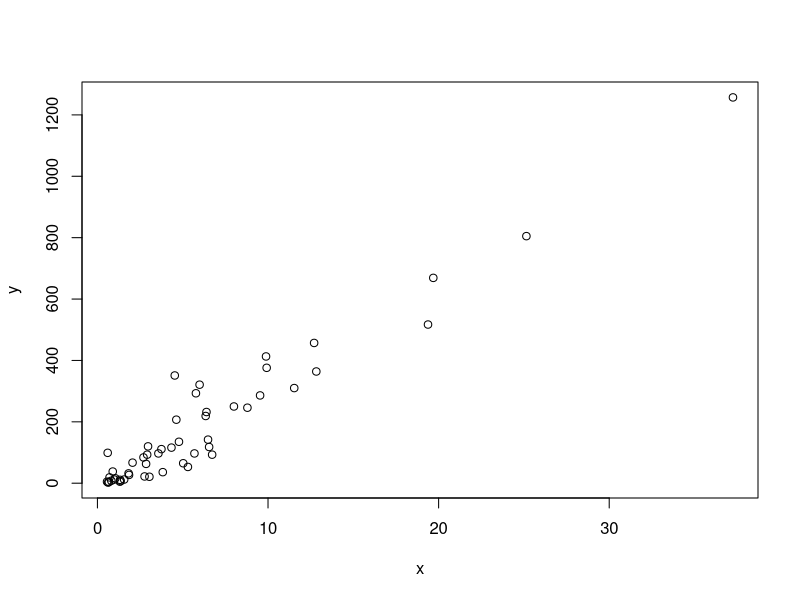
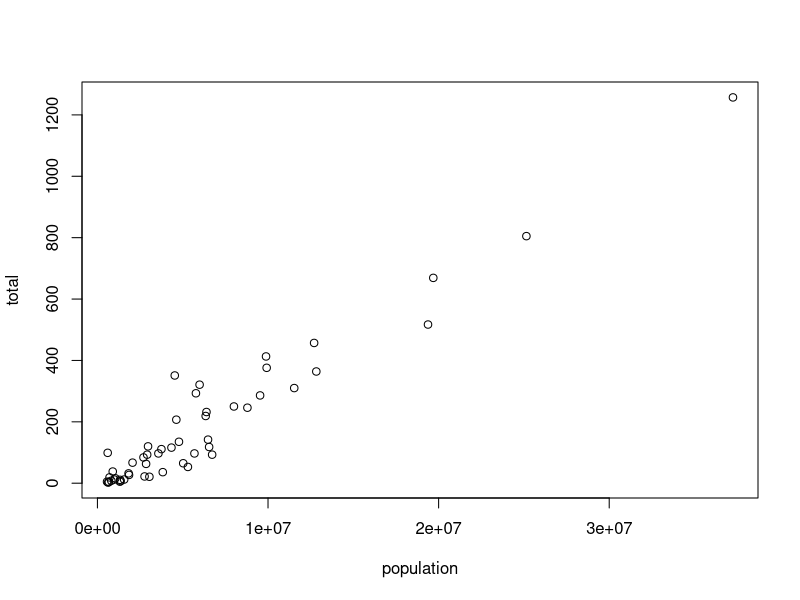
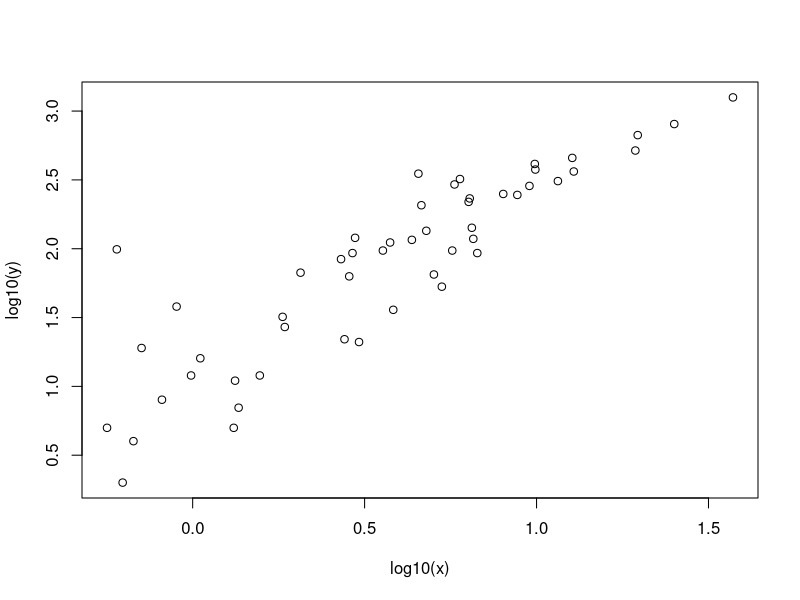
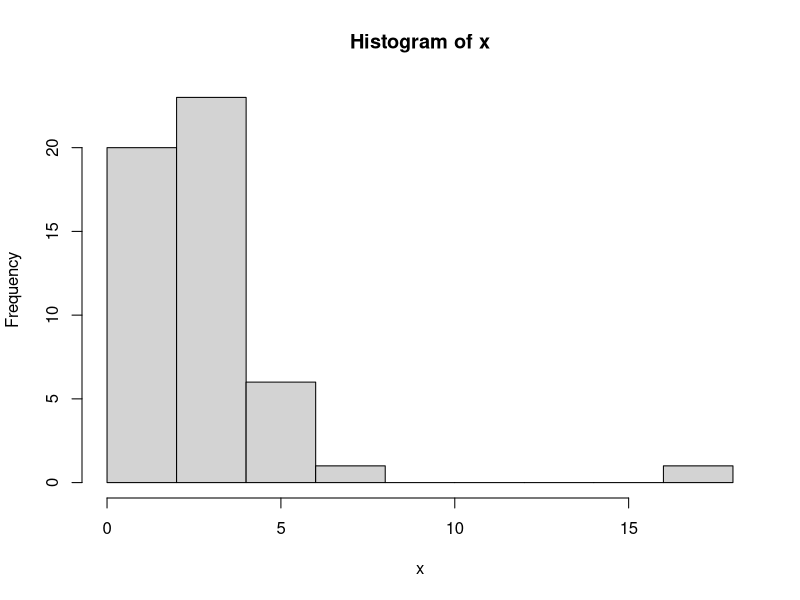
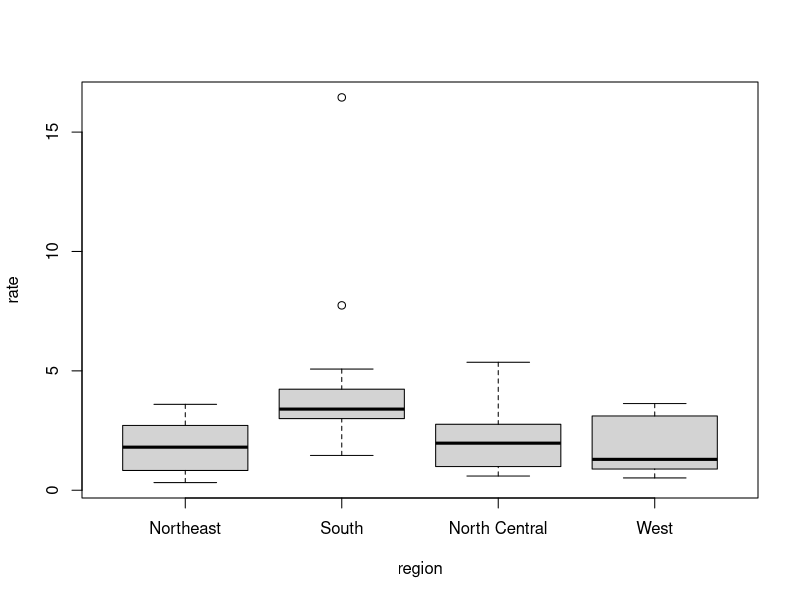

Generate these figures, in order, with R:
# SECTION 3: INDEXING, DATA WRANGLING, BASIC PLOTS

# 3.1 Indexing ####

# R provides a powerful and convenient way of indexing vectors. We can, e.g, subset a vector based on properties of another vector. 

# Subsetting with logicals: e.g, if you're moving from Italy where the murder rate is only 0.71 per capita. You would prefer to move a state with a similar murder rate. R compares a vector with a single number by performing the test for each entry.
library(dslabs)
data(murders)
# Compute the murder rates: 
murder_rate <- murders$total / murders$population * 100000
# We want to know if the murder rate is less or equal than in Italy:
ind <- murder_rate <= 0.71
# To see which states these are, use index with logicals:
murders$state[ind]
# Count how many are TRUE by sum() which returns the sum of the entries of a vector and logical vectors get coerced to numeric with TRUE coded as 1 and FALSE as 0.
sum(ind)
# Check how many states have murder rate below average:
sum(murder_rate < mean(murder_rate))

# Logical operators: make two logicals TRUE only when they are both TRUE. Suppose you want to move to a safe state with the murder rate to be at most 1 in western region:
west <- murders$region == "West"
safe <- murder_rate <= 1
# Use "&" to get a vector of logicals that tells which states satisfy both conditions:
ind <- safe & west
murders$state[ind] # 5 states meet this condition.

# which(): tells which entries of a logical vector are TRUE. E.g, we want to look up California's murder rate. For this type of operation, it's convenient to convert vectors of logical into indexes instead of keeping long vectors of logicals.
ind <- which(murders$state == "California")
murder_rate[ind]
# Get the indexes of entries that are below 1:
which(murder_rate < 1)
# Names of states with murder rates lower than 1:
murders$state[murder_rate < 1]

# match(): tells which indexes of a second vector match each of the entries of a first vector. Instead of just one state we could find out the murder rate of several states.
ind <- match(c("New York", "Florida", "Texas"), murders$state)
murder_rate[ind]
# Identify the states with abbreviations AK, MI, and IA:
ind <- match(c("AK", "MI", "IA"), murders$abb)
murders$state[ind]

# %in%: tells whether or not each element of a first vector is in a second vector. E.g, find out if Boston, Dakota and Washington are states:
c("Boston", "Dakota", "Washington") %in% murders$state
# These two lines produce the same index, although in different order.
match(c("New York", "Florida", "Texas"), murders$state)
which(murders$state %in% c("New York", "Florida", "Texas"))

# 3.2 Basic Data Wrangling ####

# For more advanced analyses, we use dplyr package to manipulate data tables. Install and load dplyr:
install.packages("dplyr")
library(dplyr)
# Add the murder rate to the data frame with mutate():
murders <- mutate(murders, rate = total/population*100000) # "total" and "population" are not defined in the workspace, but mutate() knows to look for these variables in the data frame. 
# Check the data frame again:
head(murders) # a new column "rate" is added.

# filter(): takes the data table as the first argument and the conditional statement as the next. Filter the data table to only show the entries for which murder rate is lower than 0.71:
filter(murders, rate <= 0.71)
# rank(x) gives you the ranks of x from lowest to highest, rank(-x) gives you the ranks from highest to lowest.
# Show the top 5 states with the highest murder rates:
murders <- mutate(murders, rank = rank(-rate))
filter(murders, rank <= 5)
# filter with !=:
no_south <- filter(murders, region != "South")
# Use nrow() to calculate the number of states in this category:
nrow(no_south)

# select(): select just the columns you want to work with.
new_table <- select(murders, state, region, rate)
# Filter the new table with entries that have murder rate lower than 0.71:
filter(new_table, rate <= 0.71) # first argument is an object.
# Create a table that satisfies both the conditions: it is in the Northeast or West and the murder rate is less than 1. 
my_states <- filter(murders, region %in% c("Northeast","West") & rate < 1)
select(my_states, state, rate, rank)

# Pipe operator (%>%): performs a series of operations in dplyr by sending the results of one function to another function.
murders %>% select(state, region, rate) %>% filter(rate <= 0.71) # same result as the previous code.
# Use one line of code to create a new data frame:
my_states <- murders %>% 
  mutate(rate = total/population*100000, 
         rank = rank(-rate)) %>%
  filter(region %in% c("Northeast", "West") & rate < 1) %>%
  select(state, rate, rank)

# data.frame(): create a data frame. For example:
grades <- data.frame(names = c("John", "Juan", "Jean", "Yao"),
                     exam_1 = c(95, 80, 90, 85),
                     exam_2 = c(90, 85, 85, 90))
# Define a variable to determine the population size ranks:
ranks <- rank(murders$pop)
# Create a data frame with the state name and its rank:
data.frame(murders$state, ranks)
# Order the data frame and its rank from least to most populous:
ind <- order(murders$pop)
data.frame(murders$state[ind], ranks[ind])

# 3.3 Basic Plots ####

# plot(): can be used to make a scattered plot. Make a plot of total murders vs. population:
x <- murders$population/10^6
y <- murders$total
plot(x, y)
# For quick plot that avoids accessing variables twice, use with():
with(murders, plot(population, total))
# Transform the variables using the log base 10 transformation:
plot(log10(x), log10(y))

# Create a histogram:
x <- with(murders, total/population*100000)
hist(x) # the plot shows there's a wide range of values with most of them between 2 and 3 and one very extreme case with a murder rate of more than 15.
murders$state[which.max(x)] # "District of Columbia".

# Create a boxplot:
murders$rate <- with(murders, total/population*100000)
boxplot(rate~region, data = murders) # the plot shows the South has higher murder rate than other regions.
